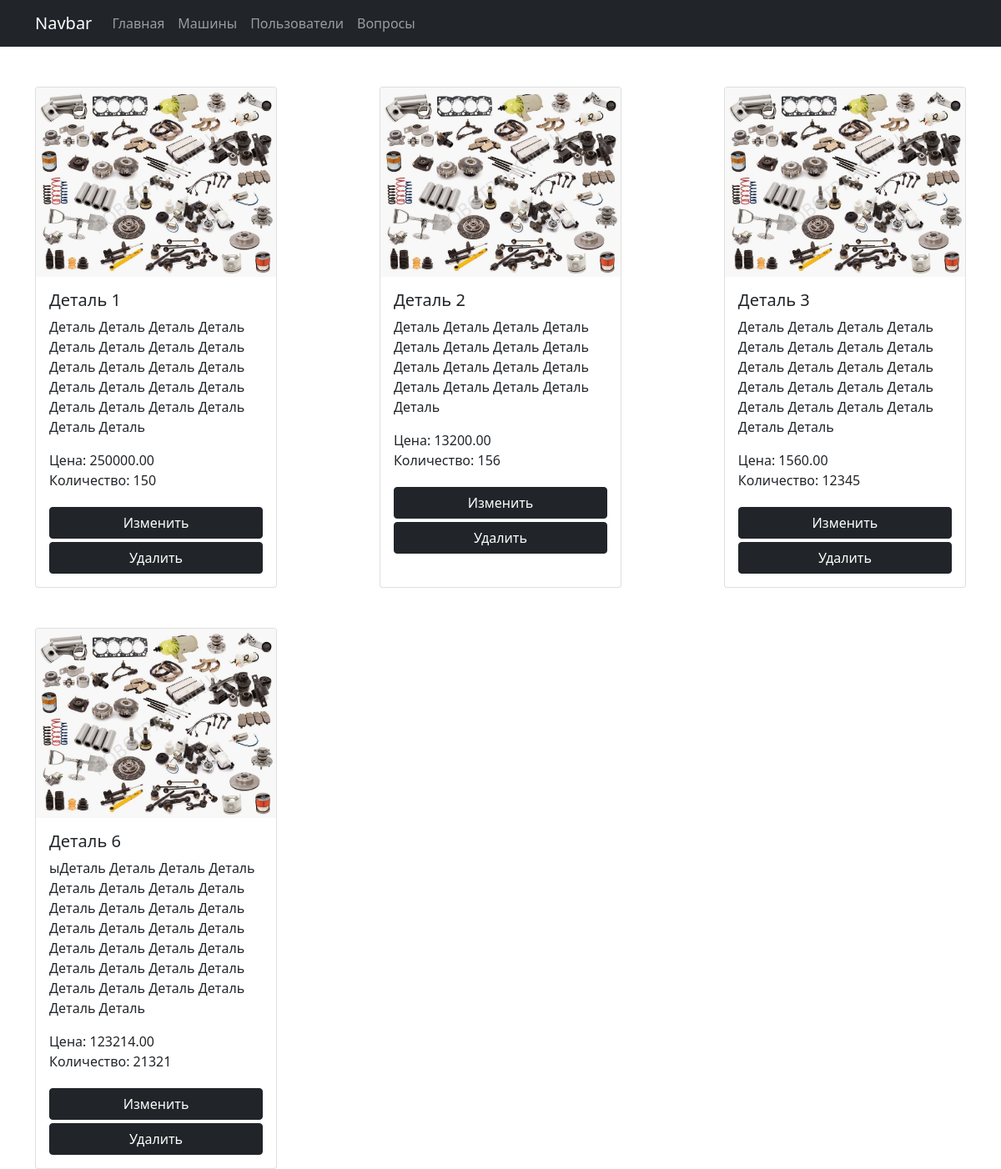
Page /admin/alldetails.php?car_id=76 (signed in) on the committed database.
### tables this page shows
CREATE TABLE `details` (
  `d_id` int(222) NOT NULL,
  `rs_id` int(222) NOT NULL,
  `title` varchar(222) NOT NULL,
  `slogan` varchar(222) NOT NULL,
  `price` decimal(10,2) NOT NULL,
  `amount` varchar(255) DEFAULT NULL,
  `img` varchar(222) NOT NULL
);

### functions.php (called while the page is built, shortened)
<?php
function get_detailss($cid) {
    global $db;
    $sql = "SELECT * FROM details where rs_id=".$cid;
    $result = mysqli_query($db, $sql);
    $detss=mysqli_fetch_all($result, MYSQLI_ASSOC);
    return $detss;
}

### admin/alldetails.php (the view, shortened to what this page needs)
<?php
include("../connection/connect.php");
include("../functions.php");
if(empty($_SESSION['adm_id']))
{
	header('location:index.php');
}
else
{
    $cid=$_GET['car_id'];
?>
<!DOCTYPE html>
<html lang="en">
<head>
    <link href="https://cdn.jsdelivr.net/npm/bootstrap@5.0.0-beta1/dist/css/bootstrap.min.css" rel="stylesheet">
    <link rel="stylesheet" href="styles/dist/cars.css">
</head>
<body>
<nav class="navbar navbar-expand-lg navbar-dark bg-dark">
<div class="container">
  <a class="navbar-brand" href="#">Navbar</a>
  <div class="collapse navbar-collapse" id="navbarSupportedContent">
    <ul class="navbar-nav mr-auto">
      <li class="nav-item active">
        <a class="nav-link" href="dashboard.php">Главная</a>
      </li>
      <li class="nav-item">
        <a class="nav-link" href="allcars.php">Машины</a>
      </li>
      <li class="nav-item">
        <a class="nav-link" href="allusers.php">Пользователи</a>
      </li>
      <li class="nav-item">
        <a class="nav-link" href="allquestions.php">Вопросы</a>
      </li>
    </ul>
  </div>
</div>
</nav>
<div class="cars container">
        <?php
        $detss = get_detailss($cid);
        ?>
        <?php foreach ($detss as $dets):?>
        <div class="card mt-5">
            <img src="imgs/details/<?=$dets['img'];?>" class="card-img-top">
            <div class="card-body">
                <h5 class="card-title">
                    <?=$dets['title'];?>
                </h5>
                <span class="card-title">
                    <?=$dets['slogan'];?>
                </span>
                <div class="d-flex">
                Цена: <?=$dets['price'];?><br>Количество: <?=$dets['amount'];?>
                </div>
                <a href="upddetails.php?upd_id=<?=$dets['d_id'];?>" class="btn btn-dark w-100 mt-1">Изменить</a> <br>
                <a href="deldet.php?del_det=<?=$dets['d_id'];?>" class="btn btn-dark w-100 mt-1">Удалить</a>
            </div>
        </div>
        <?php endforeach; ?>
</body>
</html>
<?php
}
?>

### rows in the picture
details: img (picture), title "Деталь 1", slogan "Деталь Деталь Деталь Деталь Деталь Деталь Деталь Деталь Деталь Деталь Деталь Деталь Деталь Деталь Деталь Деталь Деталь Деталь Деталь Деталь Деталь Деталь", price "250000.00", amount "150"
details: img (picture), title "Деталь 2", slogan "Деталь Деталь Деталь Деталь Деталь Деталь Деталь Деталь Деталь Деталь Деталь Деталь Деталь Деталь Деталь Деталь Деталь", price "13200.00", amount "156"
details: img (picture), title "Деталь 3", slogan "Деталь Деталь Деталь Деталь Деталь Деталь Деталь Деталь Деталь Деталь Деталь Деталь Деталь Деталь Деталь Деталь Деталь Деталь Деталь Деталь Деталь Деталь", price "1560.00", amount "12345"
details: img (picture), title "Деталь 6", slogan "ыДеталь Деталь Деталь Деталь Деталь Деталь Деталь Деталь Деталь Деталь Деталь Деталь Деталь Деталь Деталь Деталь Деталь Деталь Деталь Деталь Деталь Деталь Деталь Деталь Деталь Деталь Деталь Деталь Деталь Деталь", price "123214.00", amount "21321"
